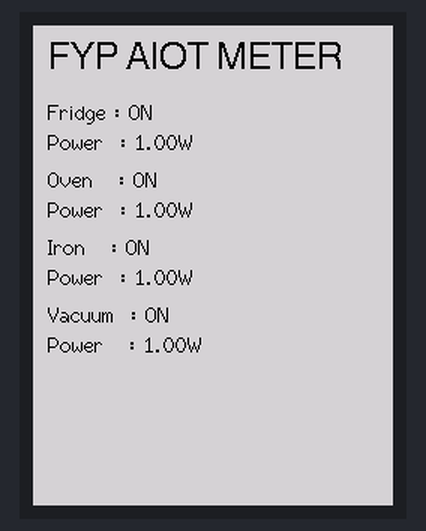
This sketch was run on a simulated ESP32. On the bench: 240×320 colour display. The local clock reads 2024-03-15 10:24:30 at power-on unless the sketch sets it; what the sketch prints to the serial monitor is not drawn.

Above: at 5.3 s.

The sketch:

FYP_NILM_Esp32.ino
```cpp
#include <Wire.h>
#include <RTClib.h>
RTC_DS3231 rtc; // Create an instance of the RTC_DS3231 class
String simp_time = "NULL";
String date = "NULL";
int unixtime;

#include <TFT_eSPI.h> // Include the TFT_eSPI library
#include <SPI.h>
TFT_eSPI tft = TFT_eSPI();  // Create TFT object
unsigned long currentMillis, previousMillis = 0;  // Stores the last time display was updated
const long interval = 3000;

// Variables to store received data of sensor
float voltage = 1;
float current = 1;
float app_power = 1;
float react_power = 1;
float act_power = 1;
float power_fact = 1;
// Variables to store ON/OFF cycle of appliances predicted by raspberry pi
String I_cycle = "ON";
String V_cycle = "ON";
String F_cycle = "ON";
String O_cycle = "ON";
// Variables to store active power of appliances calculated after scaling the predicted values by raspberry pi (0-1)
float I_act_power = 1;
float V_act_power = 1;
float F_act_power = 1;
float O_act_power = 1;
// Variables to store active power of appliances predicted by raspberry pi (0-1)
float D1_power = 1;
float D2_power = 1;
float D3_power = 1;
float D4_power = 1;
String receivedData;
String receivedData_2;

void setup()
{
  // Initialize Serial ports
  Serial.begin(9600);
  Serial2.begin(9600, SERIAL_8N1, 16, 17);
  Serial.println("Waiting for data...");

  Wire.begin();
  if (!rtc.begin())
  {
    Serial.println("Couldn't find RTC");
    while (1);
  }
  unsigned long unixTime = 1758445398;  // Example Unix timestamp
  rtc.adjust(DateTime(unixTime));

  tft.init();
  tft.setRotation(2); // Landscape

  delay(5000);
}

void loop()
{
  // Check if data is available on Serial (IRON)
  while (Serial.available() > 0)
  {
    receivedData = Serial.readStringUntil('\n'); // Read the data line
    // Calling Function to calculate values of iron
    raspberryData(receivedData);
  }

  while (Serial2.available() > 0)
  {
    receivedData_2 = Serial2.readStringUntil('\n'); // Read the data line
    // Calling Function to calculate values of vacuum cleaner
    sensorData(receivedData_2);
  }

  // Get RTC Time
  DateTime now = rtc.now();
  unixtime = now.unixtime();
  date = String(now.year()) + "-" + String(now.month()) + "-" + String(now.day());
  simp_time = String(now.hour()) + ":" + String(now.minute()) + ":" + String(now.second());

  Serial.print(unixtime);
  Serial.print(", ");
  Serial.print(act_power);
  Serial.println();

  currentMillis = millis();
  if(currentMillis - previousMillis >= interval)
  {
    tft_display();
    previousMillis = currentMillis;
  }

  delay(10); // Delay to avoid flooding with data
}

void tft_display()
{
  // Fill entire screen to avoid any grainy corners
  tft.fillScreen(TFT_LIGHTGREY);  // Light grey background

  // Medium bold title using Font 4 (fits nicely)
  tft.setTextFont(4); // Bold and medium
  tft.setTextColor(TFT_BLACK, TFT_LIGHTGREY);
  tft.setCursor(10, 10); // Adjust X for left margin
  tft.println("FYP AIOT METER");  // Shortened title for clean fit

  // Appliance statuses (left aligned)
  tft.setTextFont(2);
  tft.setTextColor(TFT_BLACK, TFT_LIGHTGREY);
  tft.setCursor(10, 50);
  tft.println("Fridge : " + String(F_cycle));

  tft.setTextFont(2);
  tft.setTextColor(TFT_BLACK, TFT_LIGHTGREY);
  tft.setCursor(10, 70);
  tft.println("Power  : " + String(F_act_power) + "W");


  tft.setTextFont(2);
  tft.setTextColor(TFT_BLACK, TFT_LIGHTGREY);
  tft.setCursor(10, 95);
  tft.println("Oven   : " + String(O_cycle));

  tft.setTextFont(2);
  tft.setTextColor(TFT_BLACK, TFT_LIGHTGREY);
  tft.setCursor(10, 115);
  tft.println("Power  : " + String(O_act_power) + "W");


  tft.setTextFont(2);
  tft.setTextColor(TFT_BLACK, TFT_LIGHTGREY);
  tft.setCursor(10, 140);
  tft.println("Iron   : " + String(I_cycle));

  tft.setTextFont(2);
  tft.setTextColor(TFT_BLACK, TFT_LIGHTGREY);
  tft.setCursor(10, 160);
  tft.println("Power  : " + String(I_act_power) + "W");


  tft.setTextFont(2);
  tft.setTextColor(TFT_BLACK, TFT_LIGHTGREY);
  tft.setCursor(10, 185);
  tft.println("Vacuum  : " + String(V_cycle));

  tft.setTextFont(2);
  tft.setTextColor(TFT_BLACK, TFT_LIGHTGREY);
  tft.setCursor(10, 205);
  tft.println("Power   : " + String(V_act_power) + "W");
}

// Function to sensor data
void sensorData(String data)
{
  int voltageIndex = data.indexOf("Voltage:");
  int currentIndex = data.indexOf("Current:");
  int power_factIndex = data.indexOf("Power Factor:");
  int app_powerIndex = data.indexOf("Apparent Power:");

  if (voltageIndex != -1)
  {
    voltage = data.substring(voltageIndex + 8, data.indexOf("V", voltageIndex)).toFloat();
  }

  if (currentIndex != -1)
  {
    current = data.substring(currentIndex + 8, data.indexOf("A", currentIndex)).toFloat();
  }

  if (app_powerIndex != -1)
  {
    app_power = data.substring(app_powerIndex + 15, data.indexOf("VA", app_powerIndex)).toFloat();
  }

  if (power_factIndex != -1)
  {
    power_fact = data.substring(power_factIndex + 13, data.indexOf("\n", power_factIndex)).toFloat();
    act_power = app_power * power_fact;
    react_power = sqrt(pow(app_power,2) - pow(act_power,2));
  }
}

// Function to Iron data
void raspberryData(String data)
{
  int D1_cycle_Index = data.indexOf("Iron:");
  int D2_cycle_Index = data.indexOf("Vacuum:");
  int D3_cycle_Index = data.indexOf("Fridge:");
  int D4_cycle_Index = data.indexOf("Oven:");
  int powerIndex = data.indexOf("Power:");

  if (D1_cycle_Index != -1 && powerIndex != -1)
  {
    I_cycle = data.substring(D1_cycle_Index + 10, data.indexOf(",", D1_cycle_Index));
    I_act_power = data.substring(powerIndex + 19, data.indexOf("W", powerIndex)).toFloat();
  }

  if (D2_cycle_Index != -1 && powerIndex != -1)
  {
    V_cycle = data.substring(D2_cycle_Index + 10, data.indexOf(",", D2_cycle_Index));
    V_act_power = data.substring(powerIndex + 19, data.indexOf("W", powerIndex)).toFloat();
  }

  if (D3_cycle_Index != -1 && powerIndex != -1)
  {
    F_cycle = data.substring(D3_cycle_Index + 10, data.indexOf(",", D3_cycle_Index));
    F_act_power = data.substring(powerIndex + 19, data.indexOf("W", powerIndex)).toFloat();
  }

  if (D4_cycle_Index != -1 && powerIndex != -1)
  {
    O_cycle = data.substring(D4_cycle_Index + 10, data.indexOf(",", D4_cycle_Index));
    O_act_power = data.substring(powerIndex + 19, data.indexOf("W", powerIndex)).toFloat();
  }
}
```
